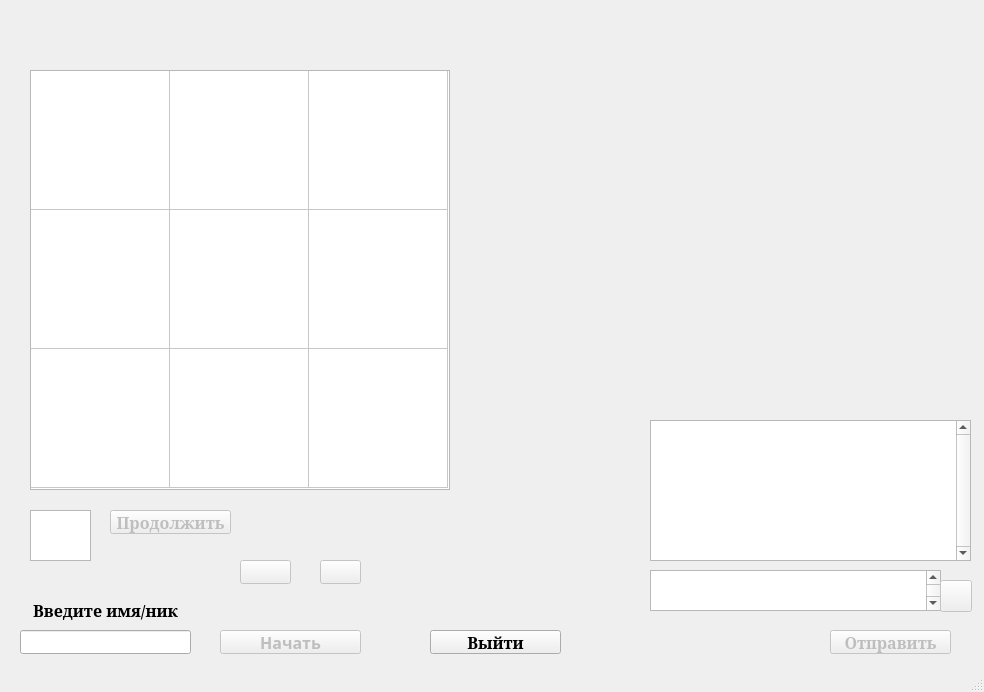
<?xml version="1.0" encoding="UTF-8"?>
<ui version="4.0">
 <class>MainWindow</class>
 <widget class="QMainWindow" name="MainWindow">
  <property name="geometry">
   <rect>
    <x>0</x>
    <y>0</y>
    <width>984</width>
    <height>692</height>
   </rect>
  </property>
  <property name="minimumSize">
   <size>
    <width>984</width>
    <height>692</height>
   </size>
  </property>
  <property name="maximumSize">
   <size>
    <width>984</width>
    <height>692</height>
   </size>
  </property>
  <property name="windowTitle">
   <string>Крестики-нолики</string>
  </property>
  <widget class="QWidget" name="centralwidget">
   <widget class="QPushButton" name="pushButton">
    <property name="enabled">
     <bool>false</bool>
    </property>
    <property name="geometry">
     <rect>
      <x>220</x>
      <y>630</y>
      <width>141</width>
      <height>24</height>
     </rect>
    </property>
    <property name="font">
     <font>
      <family>Sawasdee</family>
      <pointsize>12</pointsize>
      <weight>75</weight>
      <bold>true</bold>
     </font>
    </property>
    <property name="text">
     <string>Начать</string>
    </property>
   </widget>
   <widget class="QLabel" name="label">
    <property name="geometry">
     <rect>
      <x>620</x>
      <y>0</y>
      <width>171</width>
      <height>20</height>
     </rect>
    </property>
    <property name="text">
     <string/>
    </property>
    <property name="alignment">
     <set>Qt::AlignCenter</set>
    </property>
   </widget>
   <widget class="QLabel" name="label_2">
    <property name="geometry">
     <rect>
      <x>460</x>
      <y>30</y>
      <width>271</width>
      <height>31</height>
     </rect>
    </property>
    <property name="font">
     <font>
      <family>Sawasdee</family>
      <pointsize>12</pointsize>
      <weight>75</weight>
      <bold>true</bold>
     </font>
    </property>
    <property name="text">
     <string/>
    </property>
    <property name="alignment">
     <set>Qt::AlignCenter</set>
    </property>
   </widget>
   <widget class="QLabel" name="label_3">
    <property name="geometry">
     <rect>
      <x>460</x>
      <y>70</y>
      <width>281</width>
      <height>341</height>
     </rect>
    </property>
    <property name="text">
     <string/>
    </property>
    <property name="alignment">
     <set>Qt::AlignCenter</set>
    </property>
   </widget>
   <widget class="QLineEdit" name="lineEdit">
    <property name="geometry">
     <rect>
      <x>20</x>
      <y>630</y>
      <width>171</width>
      <height>24</height>
     </rect>
    </property>
    <property name="font">
     <font>
      <family>Serif</family>
      <pointsize>12</pointsize>
      <weight>75</weight>
      <bold>true</bold>
     </font>
    </property>
   </widget>
   <widget class="QLabel" name="label_4">
    <property name="geometry">
     <rect>
      <x>20</x>
      <y>600</y>
      <width>171</width>
      <height>20</height>
     </rect>
    </property>
    <property name="font">
     <font>
      <family>Serif</family>
      <pointsize>12</pointsize>
      <weight>75</weight>
      <bold>true</bold>
     </font>
    </property>
    <property name="text">
     <string>Введите имя/ник</string>
    </property>
    <property name="alignment">
     <set>Qt::AlignCenter</set>
    </property>
   </widget>
   <widget class="QTableWidget" name="tableWidget">
    <property name="enabled">
     <bool>true</bool>
    </property>
    <property name="geometry">
     <rect>
      <x>30</x>
      <y>510</y>
      <width>61</width>
      <height>51</height>
     </rect>
    </property>
    <property name="autoScroll">
     <bool>true</bool>
    </property>
    <property name="dragDropMode">
     <enum>QAbstractItemView::NoDragDrop</enum>
    </property>
    <property name="gridStyle">
     <enum>Qt::SolidLine</enum>
    </property>
    <property name="wordWrap">
     <bool>false</bool>
    </property>
    <property name="rowCount">
     <number>1</number>
    </property>
    <property name="columnCount">
     <number>1</number>
    </property>
    <attribute name="horizontalHeaderVisible">
     <bool>false</bool>
    </attribute>
    <attribute name="horizontalHeaderCascadingSectionResizes">
     <bool>false</bool>
    </attribute>
    <attribute name="horizontalHeaderMinimumSectionSize">
     <number>79</number>
    </attribute>
    <attribute name="horizontalHeaderDefaultSectionSize">
     <number>79</number>
    </attribute>
    <attribute name="horizontalHeaderHighlightSections">
     <bool>false</bool>
    </attribute>
    <attribute name="verticalHeaderVisible">
     <bool>false</bool>
    </attribute>
    <attribute name="verticalHeaderMinimumSectionSize">
     <number>50</number>
    </attribute>
    <attribute name="verticalHeaderDefaultSectionSize">
     <number>50</number>
    </attribute>
    <attribute name="verticalHeaderHighlightSections">
     <bool>false</bool>
    </attribute>
    <row/>
    <column/>
   </widget>
   <widget class="Gamefield" name="tableWidget_2">
    <property name="enabled">
     <bool>true</bool>
    </property>
    <property name="geometry">
     <rect>
      <x>30</x>
      <y>70</y>
      <width>420</width>
      <height>420</height>
     </rect>
    </property>
    <property name="rowCount">
     <number>3</number>
    </property>
    <property name="columnCount">
     <number>3</number>
    </property>
    <attribute name="horizontalHeaderVisible">
     <bool>false</bool>
    </attribute>
    <attribute name="horizontalHeaderMinimumSectionSize">
     <number>100</number>
    </attribute>
    <attribute name="horizontalHeaderDefaultSectionSize">
     <number>139</number>
    </attribute>
    <attribute name="verticalHeaderVisible">
     <bool>false</bool>
    </attribute>
    <attribute name="verticalHeaderMinimumSectionSize">
     <number>100</number>
    </attribute>
    <attribute name="verticalHeaderDefaultSectionSize">
     <number>139</number>
    </attribute>
    <row/>
    <row/>
    <row/>
    <column/>
    <column/>
    <column/>
   </widget>
   <widget class="QLabel" name="label_5">
    <property name="geometry">
     <rect>
      <x>57</x>
      <y>40</y>
      <width>351</width>
      <height>20</height>
     </rect>
    </property>
    <property name="font">
     <font>
      <family>Serif</family>
      <pointsize>12</pointsize>
      <weight>75</weight>
      <bold>true</bold>
     </font>
    </property>
    <property name="text">
     <string/>
    </property>
    <property name="alignment">
     <set>Qt::AlignCenter</set>
    </property>
   </widget>
   <widget class="QPushButton" name="pushButton_2">
    <property name="geometry">
     <rect>
      <x>430</x>
      <y>630</y>
      <width>131</width>
      <height>24</height>
     </rect>
    </property>
    <property name="font">
     <font>
      <family>Serif</family>
      <pointsize>12</pointsize>
      <weight>75</weight>
      <bold>true</bold>
     </font>
    </property>
    <property name="text">
     <string>Выйти</string>
    </property>
   </widget>
   <widget class="QTextEdit" name="textEdit">
    <property name="geometry">
     <rect>
      <x>650</x>
      <y>420</y>
      <width>321</width>
      <height>141</height>
     </rect>
    </property>
    <property name="font">
     <font>
      <family>Serif</family>
      <pointsize>12</pointsize>
      <weight>75</weight>
      <bold>true</bold>
     </font>
    </property>
    <property name="verticalScrollBarPolicy">
     <enum>Qt::ScrollBarAlwaysOn</enum>
    </property>
    <property name="readOnly">
     <bool>true</bool>
    </property>
   </widget>
   <widget class="QPushButton" name="pushButton_3">
    <property name="enabled">
     <bool>false</bool>
    </property>
    <property name="geometry">
     <rect>
      <x>830</x>
      <y>630</y>
      <width>121</width>
      <height>24</height>
     </rect>
    </property>
    <property name="font">
     <font>
      <family>Serif</family>
      <pointsize>12</pointsize>
      <weight>75</weight>
      <bold>true</bold>
     </font>
    </property>
    <property name="text">
     <string>Отправить</string>
    </property>
   </widget>
   <widget class="QLabel" name="label_6">
    <property name="geometry">
     <rect>
      <x>380</x>
      <y>570</y>
      <width>181</width>
      <height>21</height>
     </rect>
    </property>
    <property name="font">
     <font>
      <family>Droid Sans Fallback</family>
      <pointsize>16</pointsize>
      <weight>75</weight>
      <italic>true</italic>
      <bold>true</bold>
     </font>
    </property>
    <property name="text">
     <string/>
    </property>
    <property name="alignment">
     <set>Qt::AlignCenter</set>
    </property>
   </widget>
   <widget class="QLabel" name="label_7">
    <property name="geometry">
     <rect>
      <x>410</x>
      <y>510</y>
      <width>131</width>
      <height>21</height>
     </rect>
    </property>
    <property name="font">
     <font>
      <family>Serif</family>
      <pointsize>14</pointsize>
      <weight>75</weight>
      <bold>true</bold>
     </font>
    </property>
    <property name="text">
     <string/>
    </property>
    <property name="alignment">
     <set>Qt::AlignCenter</set>
    </property>
   </widget>
   <widget class="QPushButton" name="pushButton_4">
    <property name="enabled">
     <bool>false</bool>
    </property>
    <property name="geometry">
     <rect>
      <x>110</x>
      <y>510</y>
      <width>121</width>
      <height>24</height>
     </rect>
    </property>
    <property name="font">
     <font>
      <family>Serif</family>
      <pointsize>12</pointsize>
      <weight>75</weight>
      <bold>true</bold>
     </font>
    </property>
    <property name="text">
     <string>Продолжить</string>
    </property>
   </widget>
   <widget class="QTextEdit" name="textEdit_chatMessage">
    <property name="geometry">
     <rect>
      <x>650</x>
      <y>570</y>
      <width>291</width>
      <height>41</height>
     </rect>
    </property>
    <property name="font">
     <font>
      <family>Serif</family>
      <pointsize>12</pointsize>
      <weight>75</weight>
      <bold>true</bold>
     </font>
    </property>
    <property name="verticalScrollBarPolicy">
     <enum>Qt::ScrollBarAlwaysOn</enum>
    </property>
   </widget>
   <widget class="QToolButton" name="m_showEmojiListButton">
    <property name="enabled">
     <bool>false</bool>
    </property>
    <property name="geometry">
     <rect>
      <x>940</x>
      <y>580</y>
      <width>32</width>
      <height>32</height>
     </rect>
    </property>
    <property name="text">
     <string/>
    </property>
   </widget>
   <widget class="QLabel" name="label_continue">
    <property name="enabled">
     <bool>false</bool>
    </property>
    <property name="geometry">
     <rect>
      <x>137</x>
      <y>559</y>
      <width>91</width>
      <height>21</height>
     </rect>
    </property>
    <property name="font">
     <font>
      <family>Serif</family>
      <pointsize>12</pointsize>
      <weight>75</weight>
      <bold>true</bold>
     </font>
    </property>
    <property name="text">
     <string/>
    </property>
    <property name="alignment">
     <set>Qt::AlignCenter</set>
    </property>
   </widget>
   <widget class="QPushButton" name="button_yes">
    <property name="enabled">
     <bool>false</bool>
    </property>
    <property name="geometry">
     <rect>
      <x>240</x>
      <y>560</y>
      <width>51</width>
      <height>24</height>
     </rect>
    </property>
    <property name="font">
     <font>
      <family>Serif</family>
      <pointsize>12</pointsize>
      <weight>75</weight>
      <bold>true</bold>
      <kerning>true</kerning>
     </font>
    </property>
    <property name="text">
     <string/>
    </property>
   </widget>
   <widget class="QPushButton" name="button_no">
    <property name="enabled">
     <bool>false</bool>
    </property>
    <property name="geometry">
     <rect>
      <x>320</x>
      <y>560</y>
      <width>41</width>
      <height>24</height>
     </rect>
    </property>
    <property name="font">
     <font>
      <family>Serif</family>
      <pointsize>12</pointsize>
      <weight>75</weight>
      <bold>true</bold>
     </font>
    </property>
    <property name="text">
     <string/>
    </property>
   </widget>
  </widget>
  <widget class="QStatusBar" name="statusbar"/>
 </widget>
 <customwidgets>
  <customwidget>
   <class>Gamefield</class>
   <extends>QTableWidget</extends>
   <header>gamefield.h</header>
  </customwidget>
 </customwidgets>
 <resources/>
 <connections/>
</ui>
